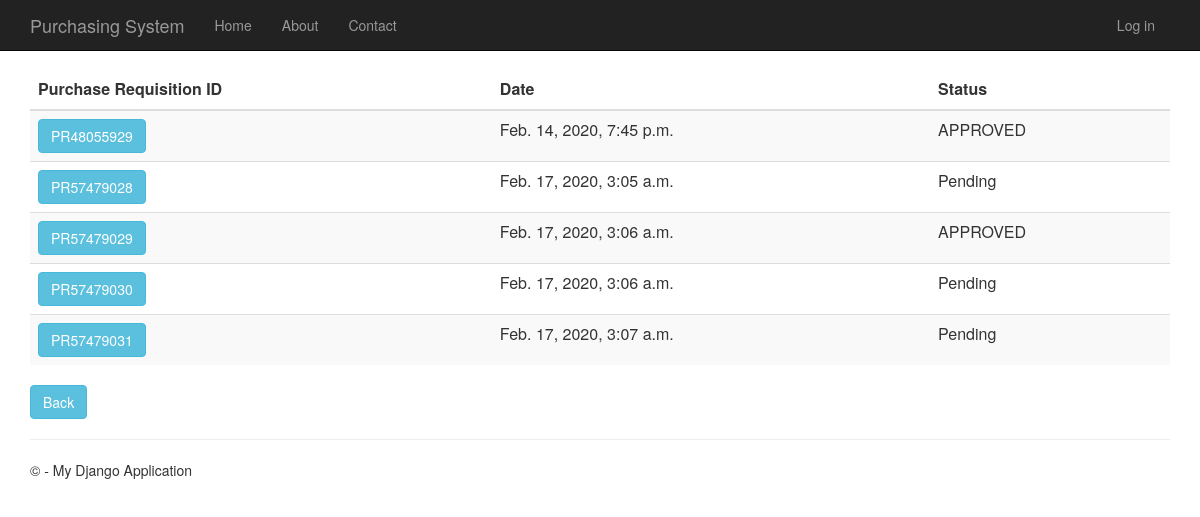
/purchaserequisitionhistory, run on the app's committed database.
### PurchaseRequisition/models.py (models this page shows)
class PurchaseRequisition(models.Model):
    pr_id= models.CharField(max_length=10, primary_key=True) #takes character
    description= models.TextField(null=True,default=None, blank=True)
    time_created= models.DateTimeField()
    total_price= models.DecimalField(max_digits=10, decimal_places=2, default=Decimal('0.00'))
    status= models.TextField(max_length=10, default="Pending")
    person_id = models.ForeignKey(Person)
    def __str__(self):
        return str(self.pr_id)

### PurchaseRequisition/views.py (the view)
# urls.py: url(r'^purchaserequisitionhistory', PurchaseRequisition.views.purchaserequisitionhistory, name="purchase_requisition_history"),
def purchaserequisitionhistory(request):
    purchase_requisitions = PurchaseRequisition.objects.all()
    print(purchase_requisitions)
    context = {
            'title':'Purchase Requisition History',
            'rows':purchase_requisitions
        }
    return render(request,'PurchaseRequisition/purchaserequisitionhistory.html',context)

### PurchaseRequisition/templates/PurchaseRequisition/purchaserequisitionhistory.html
﻿{% extends "app/layout.html" %}
{% block content %}
<div class="purchaseorderhistory margintop" action="menu" >
    <form action="purchaserequisitionhistorydetails" method="GET">
        <table class="table table-striped margintop">
          <thead>
            <tr>
              <th scope="col">Purchase Requisition ID</th>
              <th scope="col">Date</th>
              <th scope="col">Status</th>
            </tr>
          </thead>
          <tbody>
              {% for r in rows %}
            <tr>
                 <td><button type="submit" name="pr_id" value="{{r.pr_id}}" class="btn btn-info" >{{r.pr_id}}</button></td>
                 <td>{{r.time_created}}</td>
                 <td>{{r.status}}</td>
            </tr>
              {% endfor %}
          </tbody>
        </table>
    </form>
       <form action="menu">
        <div class="margintop">
            <button type="submit" class="btn btn-info" >Back</button>
        </div>
    </form>
</div>
{% endblock %}

### app/static/app/content/site.css (style rules this page uses)
body { padding-top: 50px; padding-bottom: 20px; }

### data on the page
PurchaseRequisition: pr_id "PR48055929", time_created "Feb. 14, 2020, 7:45 p.m.", status "APPROVED"
PurchaseRequisition: pr_id "PR57479028", time_created "Feb. 17, 2020, 3:05 a.m.", status "Pending"
PurchaseRequisition: pr_id "PR57479029", time_created "Feb. 17, 2020, 3:06 a.m.", status "APPROVED"
PurchaseRequisition: pr_id "PR57479030", time_created "Feb. 17, 2020, 3:06 a.m.", status "Pending"
PurchaseRequisition: pr_id "PR57479031", time_created "Feb. 17, 2020, 3:07 a.m.", status "Pending"
